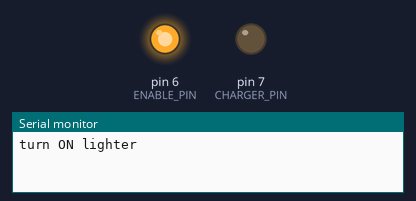
The sketch below on a simulated Arduino Uno, built with avr-gcc and run on an emulated ATmega328P. Parts: output pins drawn as LEDs (lit = HIGH), the last lines printed to the serial monitor.

Above: at 6.0 s.
At 9.0 s:
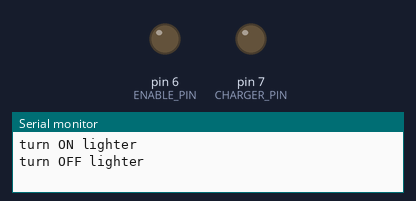
Timing chart, 0 to 11.9 s (numbered marks = the images above):
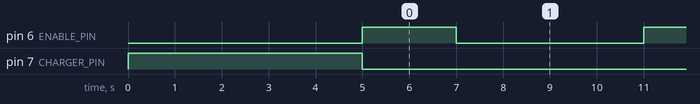

Measured:
- by itself, pin 6 (ENABLE_PIN): alternates HIGH for 2.0 s and LOW for 4.0 s

The sketch:

digital_lighter.ino
```cpp
#include <Arduino.h>
#define CHARGER_PIN 7
#define ENABLE_PIN  6
void setup() {
  // put your setup code here, to run once:
  Serial.begin(112500);
  pinMode(CHARGER_PIN, OUTPUT);
  pinMode(ENABLE_PIN,OUTPUT);
  digitalWrite(CHARGER_PIN,HIGH);
  delay(5000);
  digitalWrite(CHARGER_PIN,LOW);
}

void loop() {
  // put your main code here, to run repeatedly:
  digitalWrite(ENABLE_PIN, HIGH);
  Serial.println("turn ON lighter");
  delay(2000);
  digitalWrite(ENABLE_PIN, LOW);
  Serial.println("turn OFF lighter");
  delay(4000);
  // digitalWrite(CHARGER_PIN,HIGH);
  // while(1) {};
}
```
